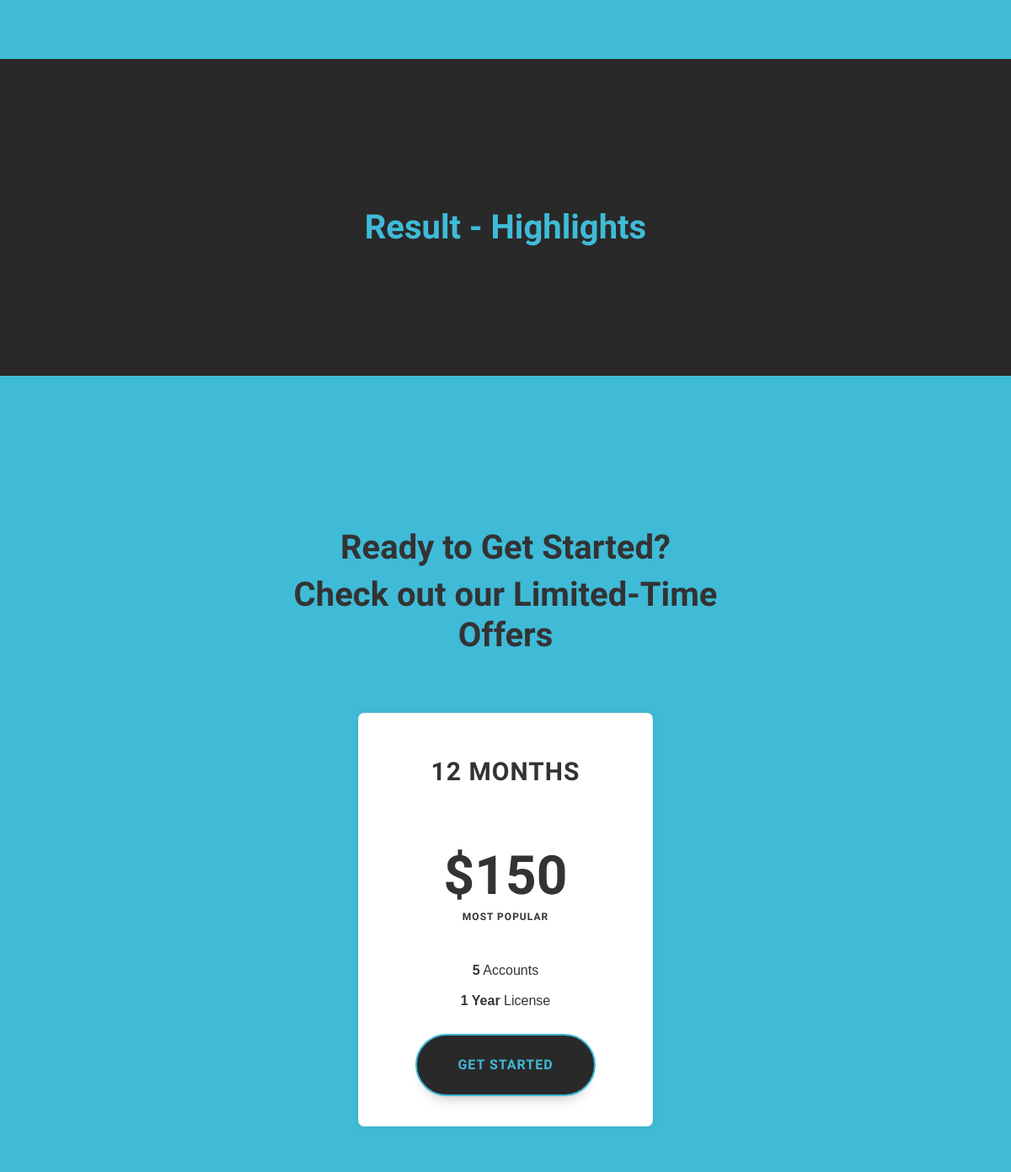
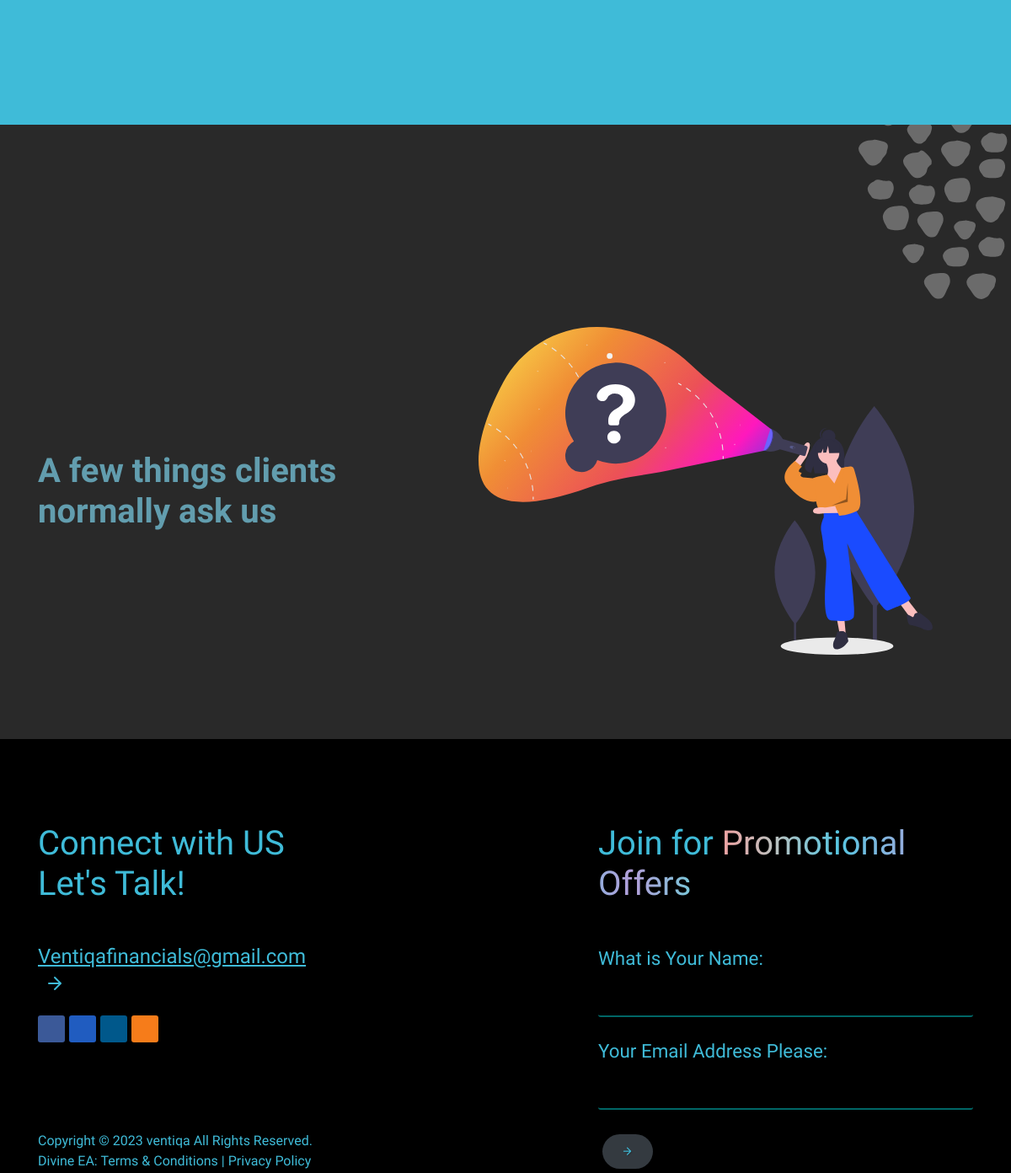
Page /products/Divine/ (middle part) on the earlier database version (2 pictures, top to bottom).
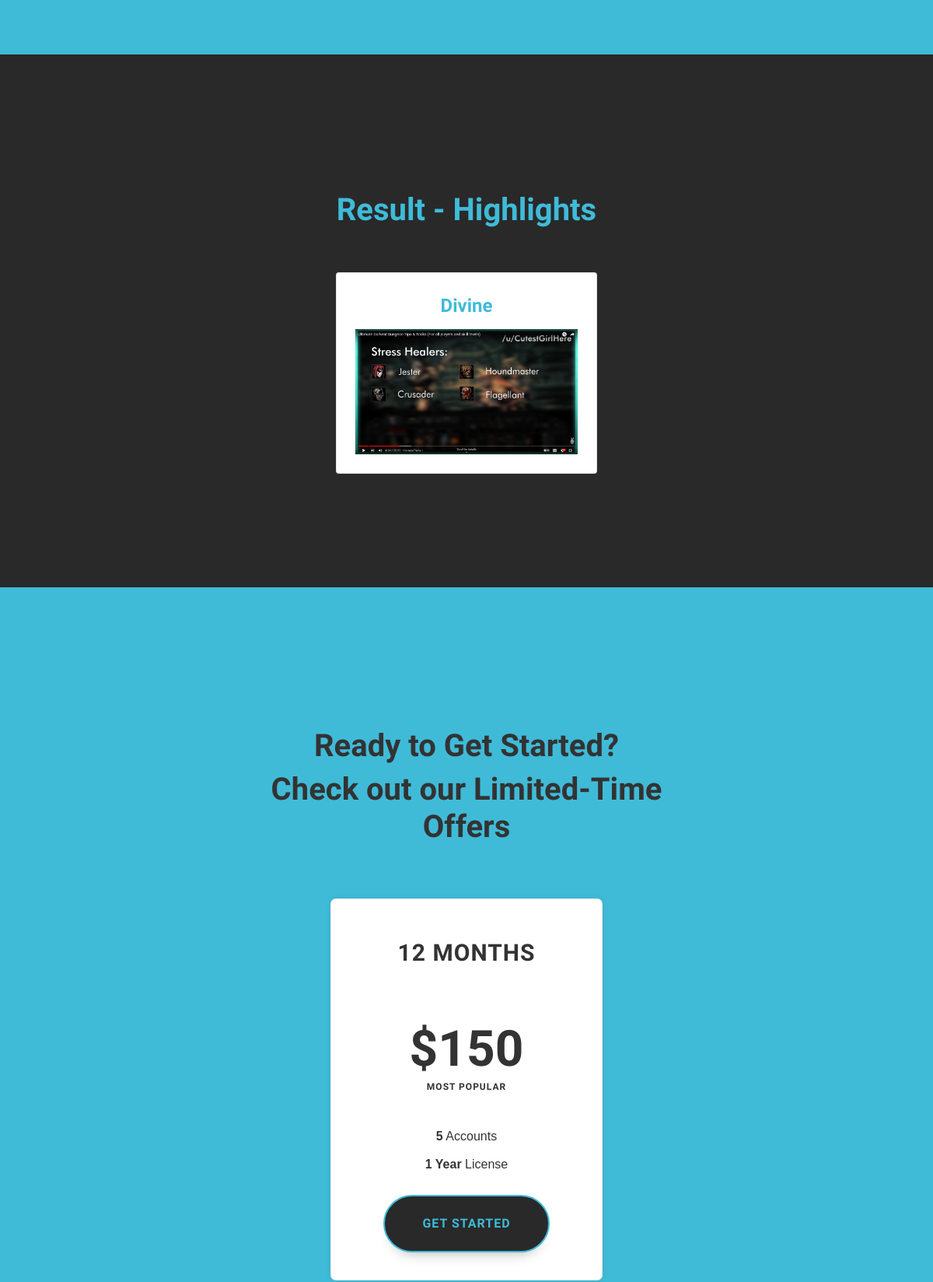
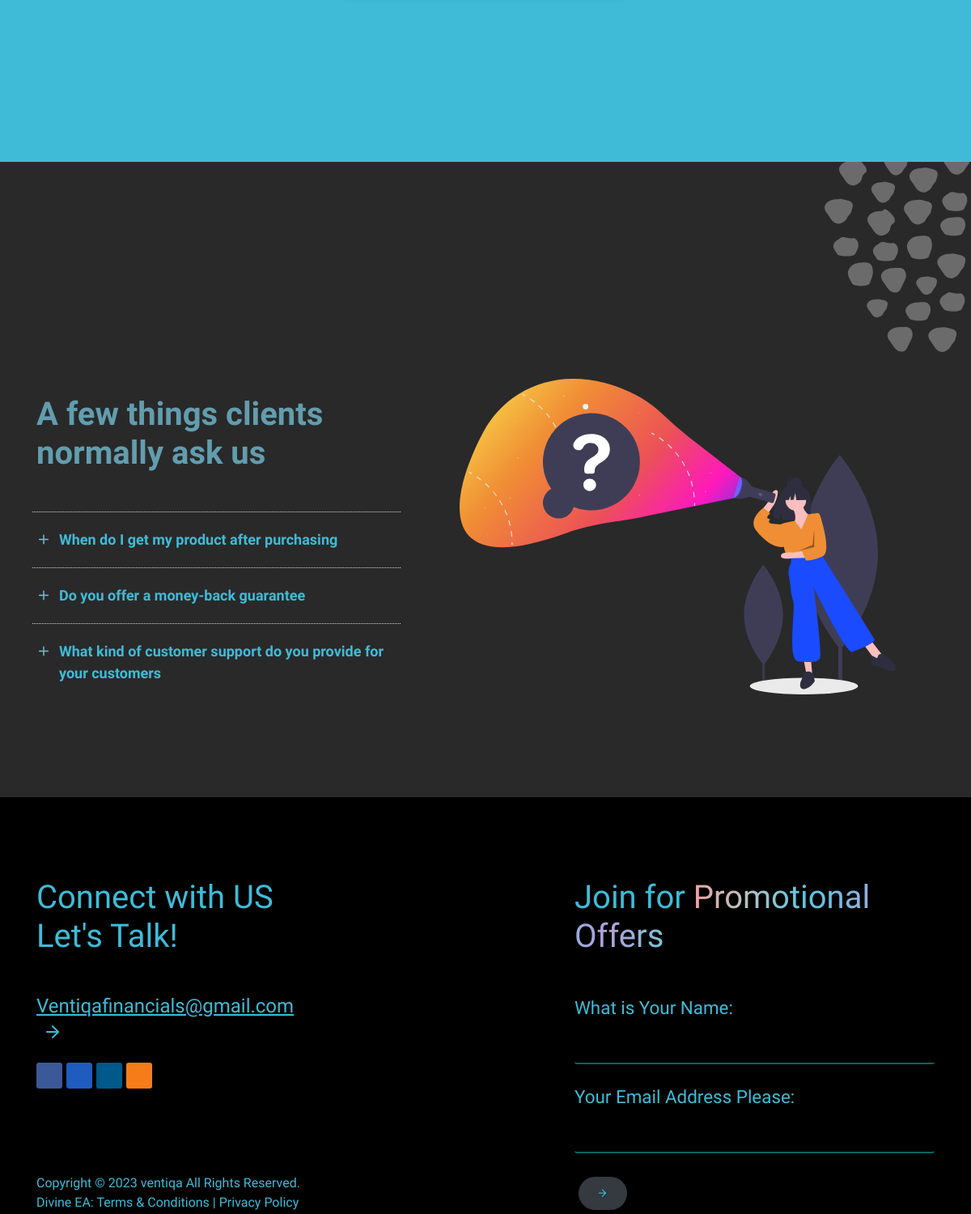
Same page on the later database version (2 pictures, top to bottom).
### mainapp/models.py (models this page shows, shortened)
class Result(models.Model):
    title = models.CharField(max_length=100)
    description = models.TextField(null=True, blank=True)
    date_uploaded = models.DateTimeField(auto_now_add=True)
    image = models.ImageField(upload_to='img/results', null=True, blank=True)
    class Meta:
        verbose_name_plural = 'Results'

class Faq(models.Model):
    product_name = models.CharField(max_length=100)
    id = models.AutoField(primary_key=True)
    question = models.TextField()
    answer = models.TextField()
    class Meta:
        verbose_name_plural = 'FAQs'

### mainapp/views.py (the view)
# urls.py: path('products/<str:p_name>/', mainapp.product_detail, name='product_detail'),
def product_detail(request, p_name):
    p_name = p_name.capitalize()
    product = get_object_or_404(Product, name=p_name)
    subscriptions = product.subscription_set.all()
    results = Result.objects.all()
    faqs = Faq.objects.all()
    return render(request, 'product.html', {'subscriptions': subscriptions, 'results': results, 'faqs': faqs})

### mainapp/templates/product.html (shortened to what this page needs)
<!DOCTYPE html>
<html dir="ltr" lang="en-US">
<head>
	{% load static %}
	<link rel="stylesheet" href={% static 'frontend/css/bootstrap.css' %} type="text/css" />
	<link rel="stylesheet" href={% static 'frontend/style.css' %} type="text/css" />
	<link rel="stylesheet" href={% static 'frontend/css/dark.css' %} type="text/css" />
	<link rel="stylesheet" href={% static 'frontend/css/font-icons.css' %} type="text/css" />
	<link rel="stylesheet" href={% static 'frontend/css/animate.css' %} type="text/css" />
	<link rel="stylesheet" href={% static 'frontend/css/magnific-popup.css' %} type="text/css" />
	<link rel="stylesheet" href={% static 'frontend/css/custom.css' %} type="text/css" />
	<link rel="stylesheet" href={% static 'frontend/demos/freelancer/css/fonts.css' %} type="text/css" />
	<link rel="stylesheet" href={% static 'frontend/demos/freelancer/freelancer.css' %} type="text/css" />
	<link rel="stylesheet" href={% static 'frontend/css/colors.php?color=f7c25e' %} type="text/css" />
	<link rel="stylesheet" href={% static 'frontend/demos/freelancer/app-landing.css' %} type="text/css" />
</head>
<body class="stretched">
	<div id="wrapper" class="clearfix">
		<section id="content" style="background-color: #292929;">
			<div class="content-wrap p-0">
				<div class="section m-0" style="background-color: #3fbbd8;" id="products">
					<div class="container">
						<div class="row justify-content-center col-mb-50">
							<div class="col-md-4">
							</div>
							<div class="col-md-4">
							</div>
						</div>
					</div>
				</div>
				<div class="section bg-transparent py-5 my-0">
					<div class="container">
						<div class="row align-items-end justify-content-center text-center mb-5 ">
							<div class="col-lg-5" style="margin-top: 8em; color: #3fbbd8;">
								<h3 class="font-weight-bolder h1" style="color: #3fbbd8;">Result - Highlights</h3>
							</div>
						</div>
						<div class="row gutter-50 mb-5 align-items-stretch justify-content-center">
							{% for result in results %}
							<div class="col-md-4">
								<div class="card d-flex align-items-center flex-column p-4 text-center" style="background-color: white">
									<h3 class="card-title font-weight-bolder custom-blue-color">{{result.title}}</h3>
									<img src= {{result.image.url}} alt="img" style="width:100%; height:100%; object-fit: cover;">
								</div>
							</div>
							{% endfor %}
						</div>
					</div>
				</div>
				<div class="section m-0" style="background-color: #3fbbd8;">
					<div class="container mt-6">
						<div class="row align-items-end justify-content-center text-center">
							<div class="col-lg-6">
								<h3 class="font-weight-bolder h1">Ready to Get Started?</h3>
								<h3 class="font-weight-bolder h1"> Check out our Limited-Time Offers</h3>
							</div>
						</div>
						<div class="section rounded-10 pt-3 pb-0 my-4" style="background-color: transparent;">
							<div id="pricing-switch" class="pricing row col-mb-30 mb-5 align-items-center justify-content-center">
								<div class="col-lg-4 col-md-6">
									<div class="pricing-box text-center px-0" style="border-radius: 7px;">
									  <div class="pricing-title text-uppercase">
										<h2>12 Months</h2>
									  </div>
									  <div class="pricing-price">
										$150<span class="price-tenure">Most Popular</span>
									  </div>
									  <div class="pricing-features border-0 bg-transparent py-3">
										<ul>
										  <li><strong>5</strong> Accounts</li>
										  <li><strong>1 Year</strong> License</li>
										</ul>
									  </div>
									  <div class="pricing-action p-0">
										<a
										  href="#modal-get-started"
										  data-lightbox="inline"
										  data-pricing-plan="Starter Plan"
										  class="button custom-button-border rounded-pill button-hero"
										  >
										  Get Started
										</a>
									  </div>
									</div>
								  </div>
							</div>
						</div>
					</div>
				</div>
				<div class="section m-0" style="background: #292929 url({% static 'frontend/demos/freelancer/images/bg.svg' %}) no-repeat right center; padding-top: 240px">
					<div class="container">
						<div class="row align-items-center">
							<div class="col-lg-5">
								<h3 class="font-weight-bolder h1 my-5" style="color: #629DAE;">A few things clients<br>normally ask us</h3>
								<div class="accordion" data-collapsible="true">
									{% for faq in faqs|slice:":3" %}
									<div class="accordion-header">
										<div class="accordion-icon">
											<i class="accordion-closed icon-line-plus color gradient-text gradient-multiples"></i>
										</div>
										<div class="accordion-title">
											{{faq.question}}
										</div>
									</div>
									{% endfor %}
								</div>
							</div>
							<div class="col-lg-7">
								<img src={% static 'frontend/demos/freelancer/images/ask.svg' %} alt="FAQs" class="px-5">
							</div>
						</div>
					</div>
				</div>
			</div>
		</section>
		<footer id="footer" class="border-0" style="background-color: #000;">
			<div class="container">
				<div class="footer-widgets-wrap  m-0">
					<div class="row justify-content-between">
						<div class="col-md-4">
							<div class="widget">
								<h3 class="h1 mb-5 custom-blue-color">Connect with US<br>Let's Talk!</h3>
								<a href="mailto:noreply@canvas.com" class="h4 text-dark mt-5 mb-4 d-block"><u>Ventiqafinancials@gmail.com</u> <i class="icon-line-arrow-right position-relative ml-2" style="top: 3px"></i></a>
								<div>
									<a href="#" class="social-icon si-small si-colored si-facebook">
										<i class="icon-facebook"></i>
										<i class="icon-facebook"></i>
									</a>
									<a href="#" class="social-icon si-small si-colored si-delicious">
										<i class="icon-delicious"></i>
										<i class="icon-delicious"></i>
									</a>
									<a href="#" class="social-icon si-small si-colored si-paypal">
										<i class="icon-paypal"></i>
										<i class="icon-paypal"></i>
									</a>
									<a href="#" class="social-icon si-small si-colored si-flattr">
										<i class="icon-flattr"></i>
										<i class="icon-flattr"></i>
									</a>
								</div>
								<div class="section bg-transparent mt-0" >
									<div class="text-black-50 custom-blue-color">Copyright © 2023 ventiqa All Rights Reserved.</div>
									<div class="text-black-50 custom-blue-color">Divine EA: Terms & Conditions | Privacy Policy </div>
								</div>
							</div>
						</div>
						<div class="col-md-5">
							<h3 class="h1 mb-5 custom-blue-color">Join for <span class="gradient-text gradient-multiples">Promotional Offers</span></h3>
							<div class="form-widget" data-loader="button" data-alert-type="inline">
								<form class="row mb-0" id="landing-enquiry" action={% url 'promotionUser' %} method="post" enctype="multipart/form-data">
									<div class="col-12 form-group mb-4">
										<label class="custom-blue-color" style="font-size:1.4rem;">What is Your Name:</label>
										<input type="text" name="name" id="landing-enquiry-name" class="form-control border-form-control custom-neon-color required" value="">
									</div>
									<div class="col-12 form-group mb-4">
										<label class="custom-blue-color" style="font-size:1.4rem;">Your Email Address Please:</label>
										<input type="email" name="email" id="landing-enquiry-email" class="form-control border-form-control custom-neon-color required" value="">
									</div>
									<div class="col-12">
										<button type="submit" name="landing-enquiry-submit" class="button h-translatey-3 bg-dark rounded-pill"><i class="icon-line-arrow-right m-0"></i></button>
									</div>
								</form>
							</div>
						</div>
					</div>
				</div>
			</div>
		</footer>
	</div>
</body>
</html>

### mainapp/Static/frontend/demos/freelancer/freelancer.css (style rules this page uses)
:root { --themecolor: #f7c25e; --themecolorrgba: ; }
h1, h2, h3, h4, h5, h6, body { color: #333; }
* { -webkit-font-smoothing: antialiased; text-rendering: optimizeLegibility; }
.rounded-10 { border-radius: 10px !important; }
@media (min-width: 992px) { .section, #footer .footer-widgets-wrap { margin: 100px 0; padding: 100px 0; } }
.button-hero { padding: 23px 48px !important; font-size: 1rem; border-radius: 50px; box-shadow: 0px 13px 18px -14px rgba(0, 0, 0, 0.35); }
.accordion-header { padding: 1.25rem 0; font-size: 1.125rem; font-weight: 700; border-top: 1px dotted #d5d5d5 !important; color: #aaa; }
form label { text-transform: none; font-weight: 500; font-size: 1rem; letter-spacing: 0; }
.border-form-control { height: 42px; padding: 0; font-size: 1.25rem; background-color: transparent !important; border: none; border-bottom: 2px solid rgba(1, 255, 254, 0.4); }
.custom-blue-color { color: #3fbbd8 !important; }
.custom-neon-color { color: #01fffe !important; }

### mainapp/Static/frontend/demos/freelancer/app-landing.css (style rules this page uses)
.pricing-box { padding: 30px; background-color: #fff; box-shadow: 0 0 9px 0 rgba(0, 0, 0, 0.08); }
.pricing-title { background-color: transparent; border-bottom: 0; }
.pricing-price::after, .pricing-features { border: 0; font-family: "Poppins", sans-serif; }
.pricing-price, .pricing-price span { font-weight: 600; }
.pricing-price span { margin: 3px 5px 0 0; font-size: 22px; }
.pricing-price span.price-tenure { display: block; font-size: 12px; font-weight: 600; text-transform: uppercase; margin: 10px 0 0 0; text-align: center; color: #333; letter-spacing: 1px; }
.button.custom-button-border { border: 2px solid #3fbbd8; background-color: #292929; color: #3fbbd8; font-weight: 700; text-shadow: none; }

Differences in the rows shown:
added Result: title "Divine", image (picture)
added Faq: question "When do I get my product after purchasing"
added Faq: question "Do you offer a money-back guarantee"
added Faq: question "What kind of customer support do you provide for your customers"
